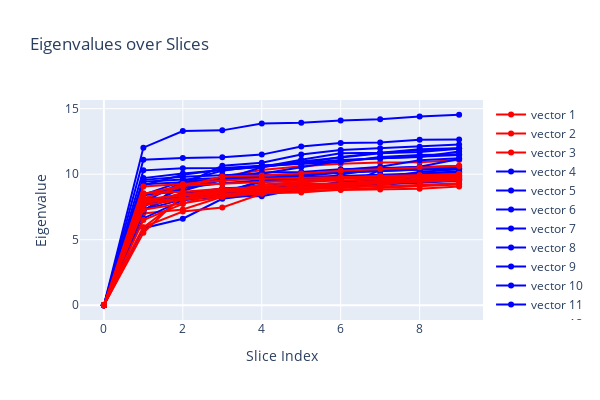

Here is the notebook cell this chart was saved with:
### Code cell
# plot vecs
vecs = np.array(vecs)
print(f"Vecs shape: {vecs.shape}")
num_eigenvalues = 10

fig = go.Figure()
for i in range(vecs.shape[0]):
    fig.add_trace(go.Scatter(y=vecs[i, :num_eigenvalues], mode='markers+lines', name=f'vector {i+1}', 
                             line=dict(color=("blue" if annotations[i] else "red"))))
fig.update_layout(title="Eigenvalues over Slices", xaxis_title="Slice Index", yaxis_title="Eigenvalue", height=400, width=600)
fig.show()

### Figure 1 — Plotly figure (JSON) as saved in the notebook; plotly's stock layout.template omitted (floating-point values rounded to 4 significant figures)
{"data": [{"line": {"color": "red"}, "mode": "markers+lines", "name": "vector 1", "type": "scatter", "y": [3.278e-15, 5.941, 8.199, 8.47, 8.731, 9.043, 9.097, 9.155, 9.472, 9.555]}, {"line": {"color": "red"}, "mode": "markers+lines", "name": "vector 2", "type": "scatter", "y": [-2.54e-16, 7.001, 7.302, 8.274, 8.571, 8.726, 8.793, 8.828, 8.882, 9.057]}, {"line": {"color": "red"}, "mode": "markers+lines", "name": "vector 3", "type": "scatter", "y": [5.909e-15, 8.493, 8.741, 9.819, 10.32, 10.6, 10.79, 10.89, 10.92, 11.09]}, {"line": {"color": "blue"}, "mode": "markers+lines", "name": "vector 4", "type": "scatter", "y": [2.383e-15, 5.883, 6.602, 8.12, 8.493, 8.898, 8.945, 10.33, 10.5, 10.55]}, {"line": {"color": "blue"}, "mode": "markers+lines", "name": "vector 5", "type": "scatter", "y": [3.237e-15, 7.167, 9.33, 9.696, 10.14, 10.18, 10.37, 10.48, 10.55, 10.63]}, {"line": {"color": "blue"}, "mode": "markers+lines", "name": "vector 6", "type": "scatter", "y": [7.519e-16, 7.182, 9.223, 10.64, 10.88, 11.5, 11.84, 11.98, 12.09, 12.27]}, {"line": {"color": "blue"}, "mode": "markers+lines", "name": "vector 7", "type": "scatter", "y": [-8.886e-15, 6.623, 8.017, 8.31, 8.314, 8.915, 9.446, 9.568, 9.765, 9.897]}, {"line": {"color": "blue"}, "mode": "markers+lines", "name": "vector 8", "type": "scatter", "y": [7.934e-17, 8.167, 8.24, 8.511, 9.537, 9.563, 9.696, 9.736, 10.03, 10.23]}, {"line": {"color": "blue"}, "mode": "markers+lines", "name": "vector 9", "type": "scatter", "y": [4.425e-15, 7.278, 8.079, 8.688, 9.406, 9.545, 9.647, 9.838, 9.949, 10.11]}, {"line": {"color": "blue"}, "mode": "markers+lines", "name": "vector 10", "type": "scatter", "y": [1.315e-15, 7.277, 8.504, 8.613, 8.814, 8.906, 9.008, 9.233, 9.341, 9.509]}, {"line": {"color": "blue"}, "mode": "markers+lines", "name": "vector 11", "type": "scatter", "y": [-7.762e-15, 7.502, 8.968, 9.31, 9.53, 9.66, 9.742, 9.751, 10.18, 10.37]}, {"line": {"color": "blue"}, "mode": "markers+lines", "name": "vector 12", "type": "scatter", "y": [6.096e-15, 7.89, 8.478, 8.919, 9.016, 9.144, 9.242, 9.378, 9.523, 9.688]}, {"line": {"color": "blue"}, "mode": "markers+lines", "name": "vector 13", "type": "scatter", "y": [-3.878e-15, 9.42, 9.597, 9.707, 9.881, 10.03, 10.17, 10.25, 10.37, 10.45]}, {"line": {"color": "blue"}, "mode": "markers+lines", "name": "vector 14", "type": "scatter", "y": [-9.222e-15, 11.1, 11.24, 11.28, 11.49, 12.11, 12.39, 12.42, 12.64, 12.65]}, {"line": {"color": "blue"}, "mode": "markers+lines", "name": "vector 15", "type": "scatter", "y": [1.936e-15, 9.705, 10.06, 10.31, 10.56, 10.83, 11.32, 11.63, 11.84, 11.95]}, {"line": {"color": "blue"}, "mode": "markers+lines", "name": "vector 16", "type": "scatter", "y": [3.132e-15, 9.238, 9.395, 9.474, 9.914, 9.95, 10.32, 10.57, 11.07, 11.21]}, {"line": {"color": "blue"}, "mode": "markers+lines", "name": "vector 17", "type": "scatter", "y": [9.012e-15, 7.877, 9.416, 9.596, 9.699, 9.869, 10.11, 10.24, 10.35, 10.4]}, {"line": {"color": "blue"}, "mode": "markers+lines", "name": "vector 18", "type": "scatter", "y": [1.04e-15, 10.29, 10.46, 10.48, 10.65, 10.79, 10.92, 11.31, 11.47, 11.53]}, {"line": {"color": "blue"}, "mode": "markers+lines", "name": "vector 19", "type": "scatter", "y": [-2.214e-15, 8.425, 9.473, 10.26, 10.66, 10.83, 11.08, 11.2, 11.34, 11.47]}, {"line": {"color": "blue"}, "mode": "markers+lines", "name": "vector 20", "type": "scatter", "y": [3.538e-15, 8.389, 8.735, 9.592, 10.53, 10.97, 11.27, 11.6, 11.69, 11.94]}, {"line": {"color": "blue"}, "mode": "markers+lines", "name": "vector 21", "type": "scatter", "y": [5.443e-15, 12.03, 13.29, 13.34, 13.87, 13.93, 14.1, 14.2, 14.4, 14.54]}, {"line": {"color": "blue"}, "mode": "markers+lines", "name": "vector 22", "type": "scatter", "y": [-6.046e-15, 9.147, 9.955, 10.36, 10.55, 11.11, 11.59, 11.64, 11.89, 11.99]}, {"line": {"color": "blue"}, "mode": "markers+lines", "name": "vector 23", "type": "scatter", "y": [-6.751e-16, 9.57, 9.811, 9.953, 10.04, 10.52, 11.02, 11.22, 11.31, 11.74]}, {"line": {"color": "blue"}, "mode": "markers+lines", "name": "vector 24", "type": "scatter", "y": [2.336e-15, 7.702, 8.562, 8.723, 9.195, 9.373, 9.977, 10.42, 10.57, 11.17]}, {"line": {"color": "blue"}, "mode": "markers+lines", "name": "vector 25", "type": "scatter", "y": [2.791e-15, 8.494, 8.968, 9.53, 9.739, 9.793, 9.867, 9.959, 10.07, 10.15]}, {"line": {"color": "red"}, "mode": "markers+lines", "name": "vector 26", "type": "scatter", "y": [1.759e-15, 7.862, 8.192, 8.328, 8.557, 9.266, 9.291, 9.332, 9.491, 9.589]}, {"line": {"color": "red"}, "mode": "markers+lines", "name": "vector 27", "type": "scatter", "y": [2.529e-16, 8.553, 8.656, 8.886, 9.005, 9.347, 9.666, 9.695, 9.809, 9.912]}, {"line": {"color": "red"}, "mode": "markers+lines", "name": "vector 28", "type": "scatter", "y": [1.54e-15, 7.942, 8.512, 8.594, 9.188, 9.414, 9.512, 9.602, 9.778, 9.841]}, {"line": {"color": "red"}, "mode": "markers+lines", "name": "vector 29", "type": "scatter", "y": [1.675e-15, 7.642, 8.057, 8.382, 8.538, 8.594, 8.836, 8.953, 9.119, 9.204]}, {"line": {"color": "red"}, "mode": "markers+lines", "name": "vector 30", "type": "scatter", "y": [2.527e-15, 7.826, 8.139, 8.685, 8.85, 8.952, 9.033, 9.065, 9.163, 9.303]}, {"line": {"color": "red"}, "mode": "markers+lines", "name": "vector 31", "type": "scatter", "y": [1.069e-16, 7.293, 7.785, 8.255, 8.538, 8.897, 9.214, 9.417, 9.521, 9.621]}, {"line": {"color": "red"}, "mode": "markers+lines", "name": "vector 32", "type": "scatter", "y": [-9.499e-16, 8.08, 8.399, 8.511, 8.617, 9.063, 9.225, 9.345, 9.646, 9.814]}, {"line": {"color": "red"}, "mode": "markers+lines", "name": "vector 33", "type": "scatter", "y": [2.641e-15, 6.496, 7.735, 8.728, 9.049, 9.22, 9.293, 9.509, 9.617, 9.709]}, {"line": {"color": "red"}, "mode": "markers+lines", "name": "vector 34", "type": "scatter", "y": [2.074e-15, 8.016, 8.399, 8.846, 8.967, 8.98, 9.096, 9.307, 9.415, 9.52]}, {"line": {"color": "red"}, "mode": "markers+lines", "name": "vector 35", "type": "scatter", "y": [5.16e-16, 8.493, 9.134, 9.261, 9.41, 9.539, 9.707, 9.861, 9.915, 10.01]}, {"line": {"color": "red"}, "mode": "markers+lines", "name": "vector 36", "type": "scatter", "y": [1.981e-15, 5.538, 8.406, 8.707, 8.744, 8.767, 9.153, 9.442, 9.567, 9.748]}, {"line": {"color": "red"}, "mode": "markers+lines", "name": "vector 37", "type": "scatter", "y": [-1.758e-15, 5.959, 7.156, 7.466, 8.506, 8.892, 8.933, 9.148, 9.587, 9.605]}, {"line": {"color": "red"}, "mode": "markers+lines", "name": "vector 38", "type": "scatter", "y": [-2.669e-15, 9.066, 9.244, 9.525, 9.654, 9.705, 9.794, 9.818, 9.895, 10.02]}, {"line": {"color": "red"}, "mode": "markers+lines", "name": "vector 39", "type": "scatter", "y": [3.329e-16, 8.163, 9.056, 9.831, 9.905, 10.06, 10.27, 10.41, 10.52, 10.63]}], "layout": {"height": 400, "title": {"text": "Eigenvalues over Slices"}, "width": 600, "xaxis": {"title": {"text": "Slice Index"}}, "yaxis": {"title": {"text": "Eigenvalue"}}}}
